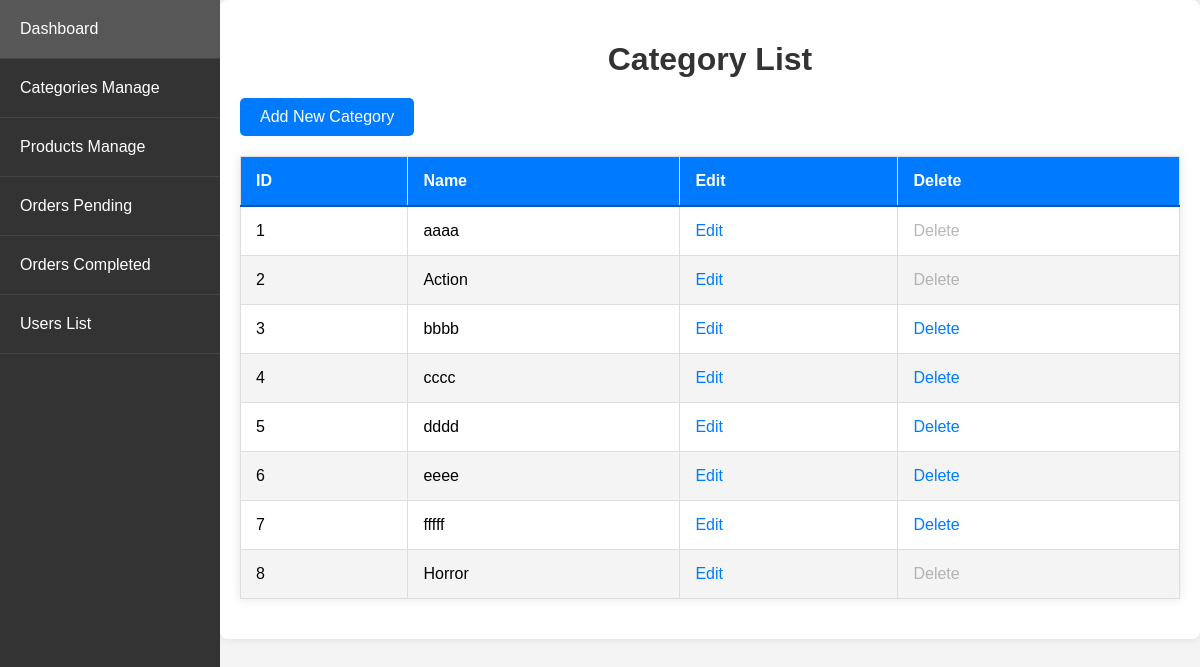
Page /admin_app/admin_app/categories/ (signed in) on the earlier database version.
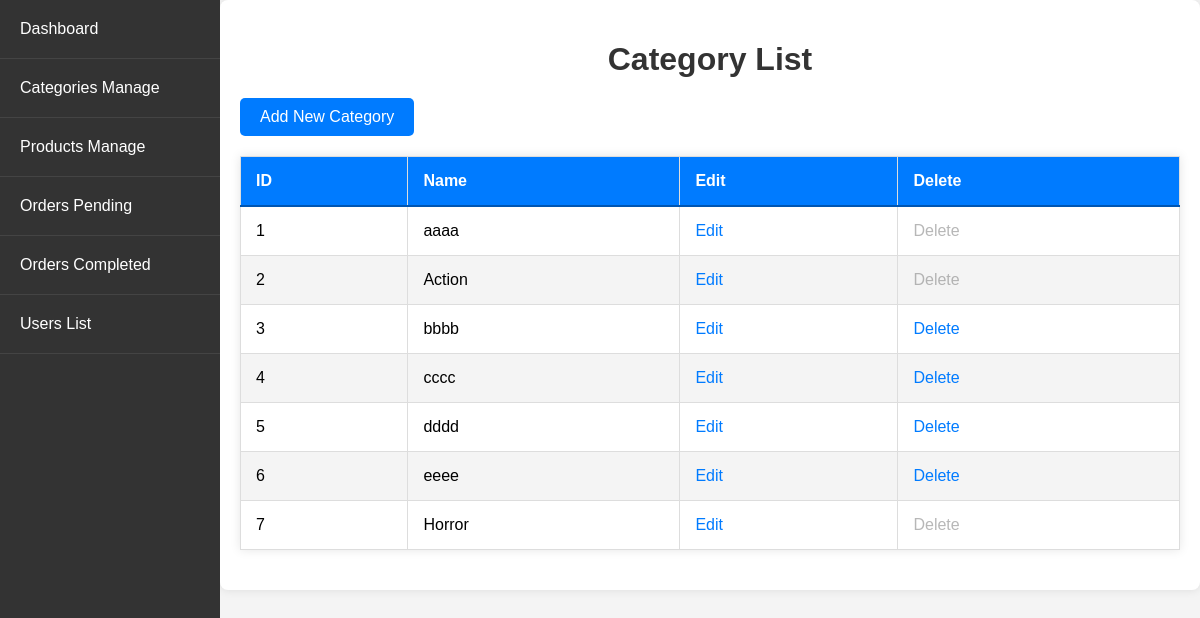
Same page on the later database version.
### store/models.py (models this page shows, shortened)
class Category(models.Model):
    name = models.CharField(max_length=250, unique=True)
    slug = models.SlugField(max_length=250, unique=True)
    image = models.ImageField(upload_to='category', blank=True)
    class Meta:
        ordering = ('name',)
        verbose_name = 'category'
        verbose_name_plural = 'categorys'

### admin_app/views.py (the view)
# urls.py: path('admin_app/categories/', views.category_list, name='category_list'),
@login_required
@user_passes_test(is_admin)
def category_list(request):
    categories = Category.objects.annotate(num_products=Count('product')).all()
    return render(request, 'admin_app/category_list.html', {'categories': categories})

### admin_app/views.py (called while the page is built)
def is_admin(user):
    return user.is_superuser

### store/context_processors.py (called while the page is built)
def menu_link(request): #this function don't wanna call to work, it's defined in setting to work
    links_list = Category.objects.annotate(
        num_products=Count('product', filter=Q(product__active=True, product__stock__gt=0))
    ).filter(num_products__gt=0)
    paginator3 = Paginator(links_list,8)
    try:
        page = int(request.GET.get('page', '1'))
    except:
        page = 1
    try:
        links = paginator3.page(page)
    except (InvalidPage,EmptyPage):
        links = paginator3.page(paginator3.num_pages)
    return dict(links = links)

def cart_data(request):
    data = cartData(request)
    cartItems = data['cartItems']
    return dict(cartItems = cartItems)

### store/models.py (called while the page is built)
    @property
    def get_cart_items(self):
        orderitems = self.orderitem_set.all()
        total = sum([item.quantity for item in orderitems])
        return total

### admin_app/templates/admin_app/category_list.html
{% extends 'admin_app/base_admin.html' %}
{% block content %}
<h1>Category List</h1>
<a href="{% url 'admin_app:category_create' %}" class="button">Add New Category</a>
<table>
    <thead>
        <tr>
            <th>ID</th>
            <th>Name</th>
            <th>Edit</th>
            <th>Delete</th>
        </tr>
    </thead>
    <tbody>
        {% for category in categories %}
        <tr>
            <td>{{ forloop.counter }}</td>
            <td>{{ category.name }}</td>
            <td>
                <a href="{% url 'admin_app:category_update' category.pk %}">Edit</a>
            </td>
            <td>
                {% if category.num_products == 0 %}
                <a href="{% url 'admin_app:category_delete' category.pk %}">Delete</a>
                {% else %}
                <span class="disabled-span">Delete</span>
                {% endif %}
            </td>
        </tr>
        {% endfor %}
    </tbody>
</table>
{% endblock %}

Differences in the rows shown:
removed Category: name "fffff", shows "Delete"
